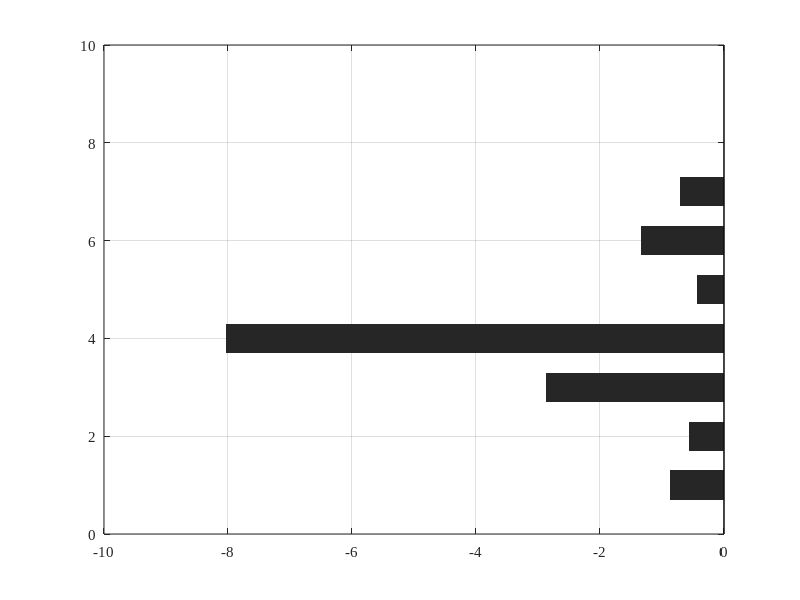

This figure's MATLAB source: (Note: this script raises an error after producing the figure.)
%% plot_ablation_tornado.m
% Generates publication-grade Figure 6.9: Ablation sensitivity of
% classification accuracy to individual design choices.

clear; close all; clc;

% Figure setup
fig = figure('Color','w','Units','inches','Position',[1 1 8.2 4.8]);
ax = axes(fig, 'FontName','Times New Roman','FontSize',11);
hold(ax, 'on'); grid(ax, 'on'); box(ax, 'on');

% Data
configs = {
    'Full Model (Proposed)',
    'Without Attention Layer',
    'Single LSTM Layer (64 units)',
    'Detail-Energy Features Only',
    'Approximation-Energy Only',
    'Without Normalisation',
    '2-Level DWT',
    '4-Level DWT'
};
delta_acc = [0.00, -0.71, -1.34, -0.44, -8.03, -2.87, -0.56, -0.87];

% Reverse arrays for plotting from top to bottom
configs = flip(configs);
delta_acc = flip(delta_acc);

% Horizontal bar chart
bh = barh(ax, 1:numel(configs), delta_acc, 0.6, 'FaceColor','flat', 'EdgeColor','none');

% Color negative bars red and baseline/full model blue
CData = zeros(numel(configs), 3);
for i = 1:numel(configs)
    if delta_acc(i) == 0.0
        CData(i,:) = [0.20 0.55 0.90]; % Baseline blue
    else
        CData(i,:) = [0.85 0.30 0.30]; % Negative red
    end
end
bh.CData = CData;

% Customize axes
set(ax, 'YTick', 1:numel(configs), 'YTickLabel', configs, 'FontSize', 9.5);
xlabel('Accuracy Change \Delta Acc. (percentage points)', 'FontName','Times New Roman','FontSize',12);
ylabel('Ablated Configuration', 'FontName','Times New Roman','FontSize',12);
xlim([-9.5 1.0]);

% Add numerical labels to bars
for i = 1:numel(configs)
    if delta_acc(i) == 0.0
        text(ax, 0.2, i, 'Baseline (99.27%)', 'FontName','Times New Roman','FontSize',9.5, 'FontWeight','bold', 'Color',[0.20 0.40 0.70]);
    else
        text(ax, delta_acc(i) - 0.75, i, sprintf('%.2f pp', delta_acc(i)), ...
             'FontName','Times New Roman','FontSize',9.5, 'HorizontalAlignment','center', 'VerticalAlignment','middle');
    end
end

title('Ablation Sensitivity: Impact of Architectural Choices', 'FontName','Times New Roman','FontSize',13,'FontWeight','bold');

% Save output
outPath = fullfile(pwd, 'figures', 'ablation_sensitivity_tornado.png');
exportgraphics(fig, outPath, 'Resolution', 300);
close(fig);
fprintf('Successfully generated: %s\n', outPath);
